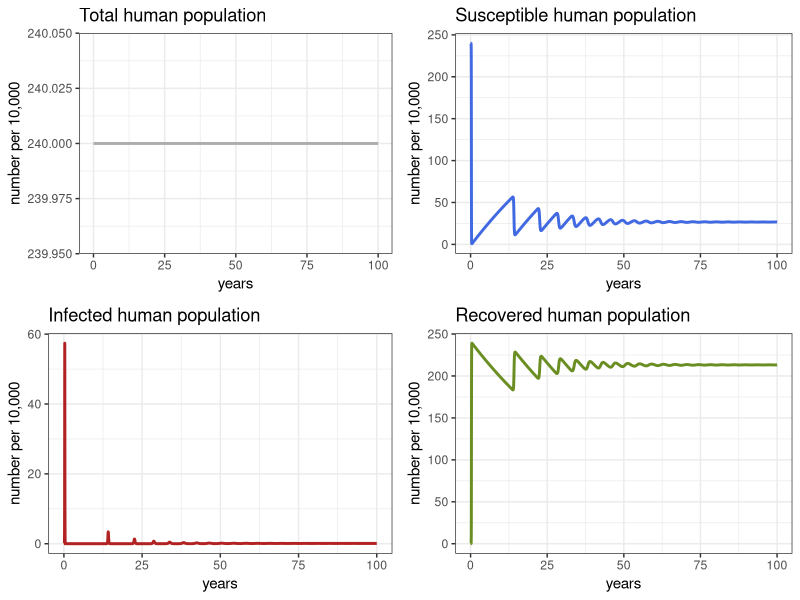
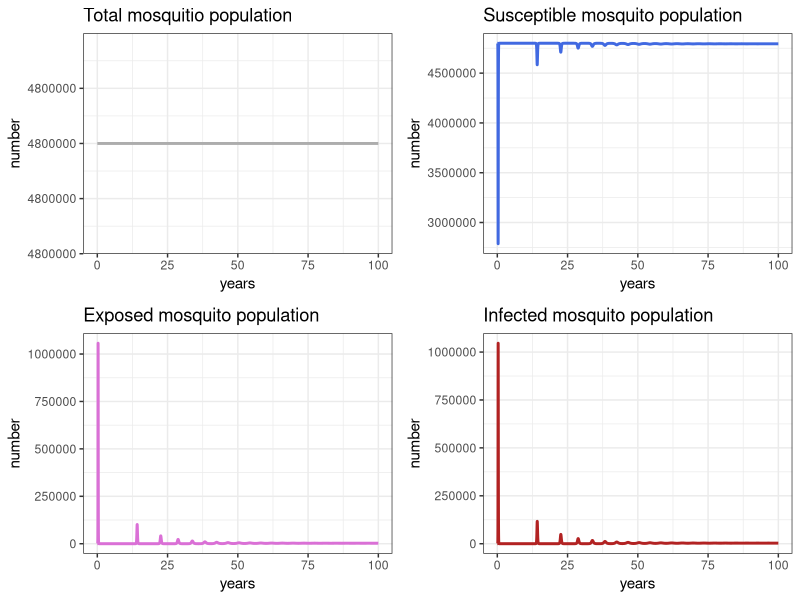
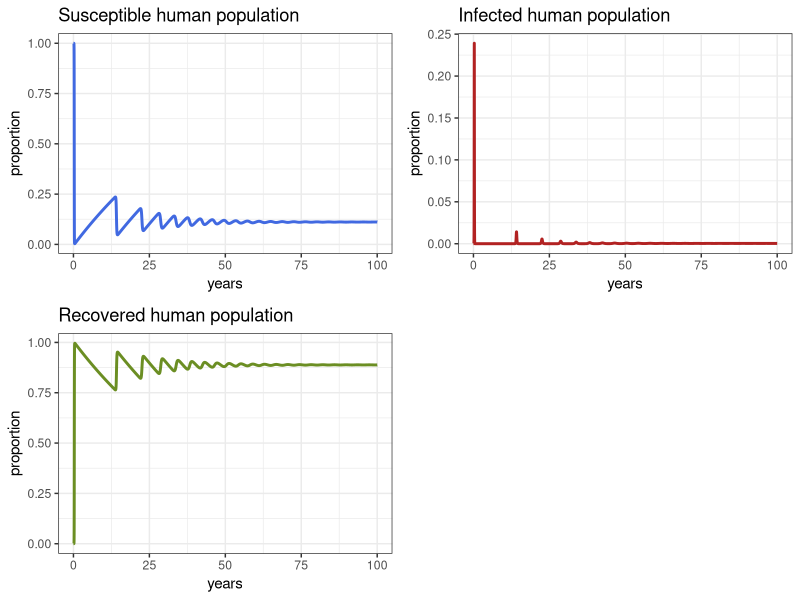
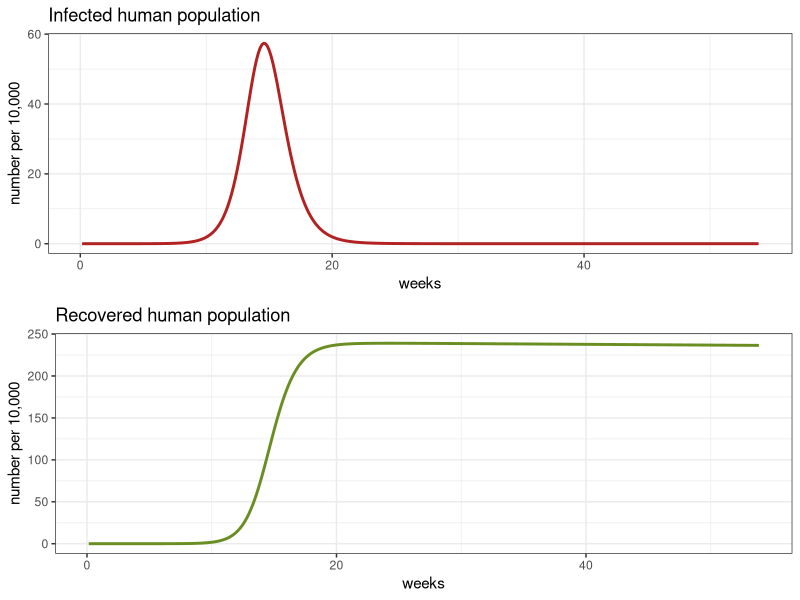

Here is the R script that generated these plots, in order:
## ---- chunk 1
library(knitr)

opts_chunk$set(collapse = TRUE)


## ---- chunk 2
library(deSolve)
library(ggplot2)
library(gridExtra)
## ---- chunk 3
# Parameters
Lv       <- 10        # life span of mosquitos (in days)
Lh       <- 50 * 365  # life span of humans (in days)
Iph      <- 7         # Infectious period in humans (in days)
IP       <- 6         # Infectious period in vectors (in days)
EIP      <- 8.4       # Extrinsic incubation period in adult mosquitos

muv      <- 1/Lv      # mortality of mosquitos
muh      <- 1/Lh      # mortality of humans
gamma    <- 1/Iph     # recovery rate in humans
delta    <- 1/EIP     # extrinsic incubation rate


# Population size
Nh       <- 2.4 * 10^6# Number of humans (Population of Cali, Colombia)
m        <- 2         # Vector to human ratio
Nv       <- m * Nh    # Number of vectors

betah    <- 0.7       # Probability of transmission from vector to host
betav    <- 0.7       # Probability of transmission from host to vector
R0       <- 3         # Reproductive number
b        <- sqrt((R0 ^2 * muv*(muv+delta) * (muh+gamma)) /
                   (m * betah * betav * delta)) # bitting rate

TIME     <- 100       # Number of years to run the simulation 


## ---- chunk 4
arbovmodel <- function(t, x, params) {
  
  Sh <- x[1]    # Susceptible humans
  Ih <- x[2]    # Infected humans
  Rh <- x[3]    # Recovered humans
  Sv <- x[4]    # Susceptible vectors
  Ev <- x[5]    # Susceptible vectors
  Iv <- x[6]    # Infected vectors
  
  with(as.list(params), # local environment to evaluate derivatives
       {
         # Humans
         dSh   <-  muh * Nh - (betah * b/Nh) * Sh * Iv - muh * Sh   
         dIh   <-  (betah * b/Nh) * Sh * Iv  - (gamma + muh) * Ih
         dRh   <-  gamma * Ih  - muh * Rh
         
         # Vectors
         dSv   <-  muv * Nv - (betav * b/Nh) * Ih * Sv - muv * Sv 
         dEv   <-  (betav * b/Nh) * Ih * Sv - (delta + muv)* Ev
         dIv   <-  delta * Ev - muv * Iv
         
         dx    <- c(dSh, dIh, dRh, dSv, dEv, dIv)
         list(dx)
       }
  )
}
## ---- chunk 5
# ----------- Solving the model
times  <- seq(1, 365 * TIME , by = 1)

# Specifying parameters
params <- c(
  muv      = muv,     
  muh      = muh,     
  gamma    = gamma,   
  delta    = delta,   
  b        = b,       
  betah    = betah,   
  betav    = betav,   
  Nh       = Nh,      
  Nv       = Nv
  
)


# Initial consitions of the system
xstart<- c(Sh = Nh ,      # Initial number of Sh at T0
           Ih = 0,        # Initial number of Ih at T0
           Rh = 0,        # Initial number of Rh at T0
           Sv = Nv-1,     # Initial number of Sv at T0
           Ev = 0,        # Initial number of Ev at T0
           Iv = 1)        # Initial number of Iv at TO

# Solving the equations
out <- as.data.frame(ode(y      = xstart,     # Initial conditions
                         times  = times,      # Times
                         fun    = arbovmodel, # Model
                         parms  = params))    # Parameters


# Creating time options to display
out$years <- out$time / 365
out$weeks <- out$time / 7
## ---- chunk 6
# Creating time options to display
out$years <- out$time / 365
out$weeks <- out$time / 7
## ---- chunk 7
# Check the general behavior of the model for the whole 100 years

p1h <- ggplot(data = out, aes(y = (Rh + Ih + Sh)/10000, x = years)) +
  geom_line(color = 'grey68', size = 1) +
  ggtitle('Total human population') +
  theme_bw() + ylab('number per 10,000')

p2h <- ggplot(data = out, aes(y = Sh/10000, x = years)) +
  geom_line(color = 'royalblue', size = 1) +
  ggtitle('Susceptible human population') +
  theme_bw() + ylab('number per 10,000')

p3h <- ggplot(data = out, aes(y = Ih/10000, x = years)) +
  geom_line(color = 'firebrick', size = 1) +
  ggtitle('Infected human population') +
  theme_bw() + ylab('number per 10,000')

p4h <- ggplot(data = out, aes(y = Rh/10000, x = years)) +
  geom_line(color = 'olivedrab', size = 1) +
  ggtitle('Recovered human population') +
  theme_bw() + ylab('number per 10,000')


grid.arrange(p1h, p2h, p3h, p4h, ncol = 2)
## ---- chunk 8
# Check the general behavior of the model 

p1v <- ggplot(data = out, aes(y = (Sv + Ev + Iv), x = years)) +
  geom_line(color = 'grey68', size = 1) +
  ggtitle('Total mosquitio population') +
  theme_bw() + ylab('number')

p2v <- ggplot(data = out, aes(y = Sv, x = years)) +
  geom_line(color = 'royalblue', size = 1) +
  ggtitle('Susceptible mosquito population') +
  theme_bw() + ylab('number')

p3v <- ggplot(data = out, aes(y = Ev, x = years)) +
  geom_line(color = 'orchid', size = 1) +
  ggtitle('Exposed mosquito population') +
  theme_bw() + ylab('number')

p4v <- ggplot(data = out, aes(y = Iv, x = years)) +
  geom_line(color = 'firebrick', size = 1) +
  ggtitle('Infected mosquito population') +
  theme_bw() + ylab('number')

grid.arrange(p1v, p2v, p3v, p4v, ncol = 2)
## ---- chunk 9

p1 <- ggplot(data = out, aes(y = Sh/(Sh+Ih+Rh), x = years)) +
  geom_line(color = 'royalblue', size = 1) +
  ggtitle('Susceptible human population') +
  theme_bw() + ylab('proportion')

p2 <- ggplot(data = out, aes(y = Ih/(Sh+Ih+Rh), x = years)) +
  geom_line(color = 'firebrick', size = 1) +
  ggtitle('Infected human population') +
  theme_bw() + ylab('proportion')

p3 <- ggplot(data = out, aes(y = Rh/(Sh+Ih+Rh), x = years)) +
  geom_line(color = 'olivedrab', size = 1) +
  ggtitle('Recovered human population') +
  theme_bw() + ylab('proportion')

grid.arrange(p1, p2, p3, ncol = 2)

## ---- chunk 10
# Check the first epidemic

dat <- out[out$weeks < 54, ]

p1e <- ggplot(dat, aes(y = Ih/10000, x = weeks)) +
  geom_line(color = 'firebrick', size = 1) +
  ggtitle('Infected human population') +
  theme_bw() + ylab('number per 10,000')


p2e <- ggplot(dat, aes(y = Rh/10000, x = weeks)) +
  geom_line(color = 'olivedrab', size = 1) +
  ggtitle('Recovered human population') +
  theme_bw() + ylab('number per 10,000')


grid.arrange(p1e, p2e)
